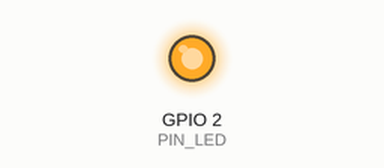
Recording of a sketch running on a simulated ESP32. Parts: output pins drawn as LEDs (lit = HIGH). Nothing arrives over Bluetooth unless stated; a phone connects over Bluetooth LE 3 s after start; what the sketch prints to the serial monitor is not drawn.

Above: at 0.7 s.
At 2.2 s:
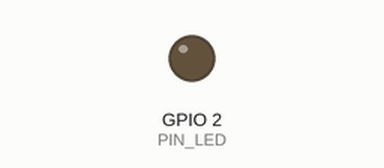
Timing chart, 0 to 3.3 s (numbered marks = the images above):
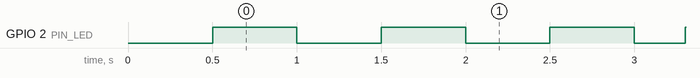

The sketch:

puente-ble.ino
```cpp
/*
  Chispa EFI · Puente Bluetooth para Speeduino
  =============================================
  Convierte un ESP32 en un puente transparente entre Bluetooth LE (servicio
  Nordic UART) y el segundo puerto serial de Speeduino en modo "Tuner Studio".
  Chispa se conecta desde Chrome (Android o computadora) en Conexión → Bluetooth
  y ve un dispositivo llamado "Chispa-XXXX".

  Placas: ESP32 DevKit (ESP32-WROOM-32) o ESP32-C3 (SuperMini, DevKitM).
  Core de Arduino: "esp32" de Espressif, versión 2.x o 3.x. No hace falta
  instalar ninguna librería extra.

  Conexiones con ESP32 DevKit (en la C3: RX = GPIO4, TX = GPIO5):

    Mega D14 (TX3) ──[1 kΩ]──┬──── ESP32 GPIO16 (RX)   el Mega manda 5 V y el
                             └─[2 kΩ]── GND            ESP32 aguanta 3.3 V
    Mega D15 (RX3) ─────────────── ESP32 GPIO17 (TX)
    Mega 5V ────────────────────── ESP32 VIN / 5V
    Mega GND ───────────────────── ESP32 GND

  En TunerStudio, antes de usarlo:
    Accessories → Canbus/Secondary Serial IO Interface
      Enable Second Serial  = Enable
      Second Serial protocol = Tuner Studio
    Burn y reiniciar el Mega. Con este modo no se puede usar el USB y el
    Bluetooth al mismo tiempo: cerrá TunerStudio y Chispa por USB.
*/

#include <BLEDevice.h>
#include <BLEServer.h>
#include <BLEUtils.h>
#include <BLE2902.h>

// ------------------------------------------------------------ configuración
#define ECU_BAUD 115200            // Speeduino abre el segundo serial a 115200

#if defined(CONFIG_IDF_TARGET_ESP32C3)
  #define PIN_ECU_RX 4
  #define PIN_ECU_TX 5
  #define PIN_LED    8             // LED de la C3 SuperMini, se prende con LOW
  #define LED_ACTIVO LOW
#else
  // ESP32 clásico. Si tu placa es WROVER (con PSRAM), GPIO16/17 están ocupados:
  // usá por ejemplo 26 (RX) y 27 (TX).
  #define PIN_ECU_RX 16
  #define PIN_ECU_TX 17
  #define PIN_LED    2             // LED azul del DevKit, se prende con HIGH
  #define LED_ACTIVO HIGH
#endif
// Si tu placa no tiene LED, poné PIN_LED en -1.

#define NUS_SERVICE "6e400001-b5a3-f393-e0a9-e50e24dcca9e"
#define NUS_RX      "6e400002-b5a3-f393-e0a9-e50e24dcca9e"   // el celular escribe acá
#define NUS_TX      "6e400003-b5a3-f393-e0a9-e50e24dcca9e"   // el puente notifica acá

// ------------------------------------------------------------ estado
HardwareSerial EcuSerial(1);
BLEServer *server = nullptr;
BLECharacteristic *txChar = nullptr;

volatile bool conectado = false;
bool estabaConectado = false;
uint16_t bloqueBle = 20;           // bytes por notificación = MTU − 3
uint32_t ultimoMtu = 0;
uint32_t ultimoInforme = 0;
volatile uint32_t ultimoTrafico = 0;
uint32_t bytesAEcu = 0;            // solo para el informe; no hace falta que sea exacto
uint32_t bytesACelular = 0;

class ServidorCB : public BLEServerCallbacks {
  void onConnect(BLEServer *) override { conectado = true; }
  void onDisconnect(BLEServer *) override { conectado = false; }
};

// Celular → ECU: todo lo que llega por Bluetooth sale tal cual por el serial.
class RxCB : public BLECharacteristicCallbacks {
  void onWrite(BLECharacteristic *c) override {
    uint8_t *datos = c->getData();
    size_t n = c->getLength();
    if (datos != nullptr && n > 0) {
      EcuSerial.write(datos, n);
      bytesAEcu += n;
      ultimoTrafico = millis();
    }
  }
};

// ECU → celular, partido en paquetes del tamaño que permite la conexión.
void enviarAlCelular(uint8_t *datos, size_t n) {
  for (size_t i = 0; i < n; i += bloqueBle) {
    size_t k = (n - i < bloqueBle) ? (n - i) : bloqueBle;
    txChar->setValue(datos + i, k);
    txChar->notify();
    if (i + k < n) delay(3);       // aire para la pila BLE entre paquetes
  }
}

void actualizarLed() {
  if (PIN_LED < 0) return;
  uint32_t t = millis();
  bool prendido;
  if (!conectado) prendido = (t / 500) % 2;                  // parpadeo lento: esperando al celular
  else if (t - ultimoTrafico < 80) prendido = (t / 40) % 2;  // titila: pasan datos
  else prendido = true;                                      // fijo: conectado
  digitalWrite(PIN_LED, prendido ? LED_ACTIVO : !LED_ACTIVO);
}

void setup() {
  Serial.begin(115200);
  delay(300);
  if (PIN_LED >= 0) pinMode(PIN_LED, OUTPUT);

  EcuSerial.setRxBufferSize(1024);
  EcuSerial.begin(ECU_BAUD, SERIAL_8N1, PIN_ECU_RX, PIN_ECU_TX);

  // Nombre único con los últimos dígitos de la MAC, por si hay varios puentes cerca.
  char nombre[20];
  uint64_t mac = ESP.getEfuseMac();
  snprintf(nombre, sizeof(nombre), "Chispa-%04X", (unsigned)((mac >> 32) & 0xFFFF));

  BLEDevice::init(nombre);
  BLEDevice::setMTU(247);          // el celular puede negociar menos; se ajusta solo

  server = BLEDevice::createServer();
  server->setCallbacks(new ServidorCB());

  BLEService *svc = server->createService(NUS_SERVICE);
  txChar = svc->createCharacteristic(NUS_TX, BLECharacteristic::PROPERTY_NOTIFY);
#if !defined(CONFIG_NIMBLE_ENABLED)
  txChar->addDescriptor(new BLE2902());   // con NimBLE este descriptor se agrega solo
#endif
  BLECharacteristic *rxChar = svc->createCharacteristic(
      NUS_RX, BLECharacteristic::PROPERTY_WRITE | BLECharacteristic::PROPERTY_WRITE_NR);
  rxChar->setCallbacks(new RxCB());
  svc->start();

  server->getAdvertising()->start();

  Serial.println();
  Serial.printf("Chispa · puente Bluetooth listo como \"%s\"\n", nombre);
  Serial.printf("Serial a la ECU: RX=GPIO%d TX=GPIO%d a %d baudios\n", PIN_ECU_RX, PIN_ECU_TX, ECU_BAUD);
  Serial.println("Esperando al celular…");
}

void loop() {
  // Cambios de conexión
  if (conectado && !estabaConectado) {
    estabaConectado = true;
    while (EcuSerial.available()) EcuSerial.read();   // descartar restos viejos
    bloqueBle = 20;
    ultimoMtu = 0;
    Serial.println("Celular conectado.");
  }
  if (!conectado && estabaConectado) {
    estabaConectado = false;
    delay(300);
    server->startAdvertising();
    Serial.println("Celular desconectado. Esperando conexión…");
  }

  // El MTU se negocia después de conectar: revisarlo cada medio segundo.
  if (conectado && millis() - ultimoMtu > 500) {
    ultimoMtu = millis();
    int mtu = server->getPeerMTU(server->getConnId());
    uint16_t nuevo = (uint16_t)constrain(mtu - 3, 20, 244);
    if (nuevo != bloqueBle) {
      bloqueBle = nuevo;
      Serial.printf("MTU negociado: %d (paquetes de %u bytes)\n", mtu, bloqueBle);
    }
  }

  // ECU → celular: juntar la respuesta entera antes de mandarla.
  if (EcuSerial.available()) {
    static uint8_t buf[512];
    size_t n = 0;
    uint32_t ultimoByte = micros();
    while (n < sizeof(buf)) {
      if (EcuSerial.available()) {
        buf[n++] = (uint8_t)EcuSerial.read();
        ultimoByte = micros();
      } else if (micros() - ultimoByte > 1200) {
        break;                     // ~14 bytes de silencio a 115200: terminó el paquete
      }
    }
    if (conectado) enviarAlCelular(buf, n);   // sin celular, se descarta
    bytesACelular += n;
    ultimoTrafico = millis();
  }

  // Informe por el monitor serie cada 5 s mientras hay conexión
  if (conectado && millis() - ultimoInforme > 5000) {
    ultimoInforme = millis();
    Serial.printf("Tráfico: %lu bytes al Mega · %lu bytes al celular\n",
                  (unsigned long)bytesAEcu, (unsigned long)bytesACelular);
  }

  actualizarLed();
}
```

Measured:
- by itself, GPIO 2 (PIN_LED): repeats every 1.0 s: LOW 0.50 s, HIGH 0.50 s
